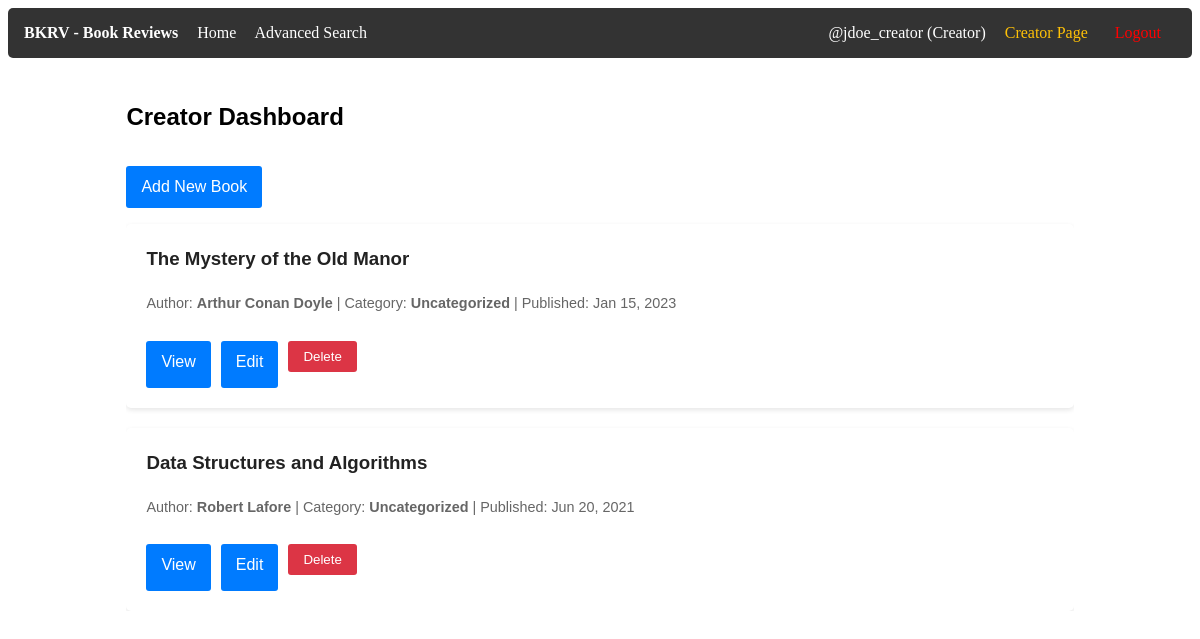
The app's page /NetBeansProject/CreatorPage.php (signed in), older data.
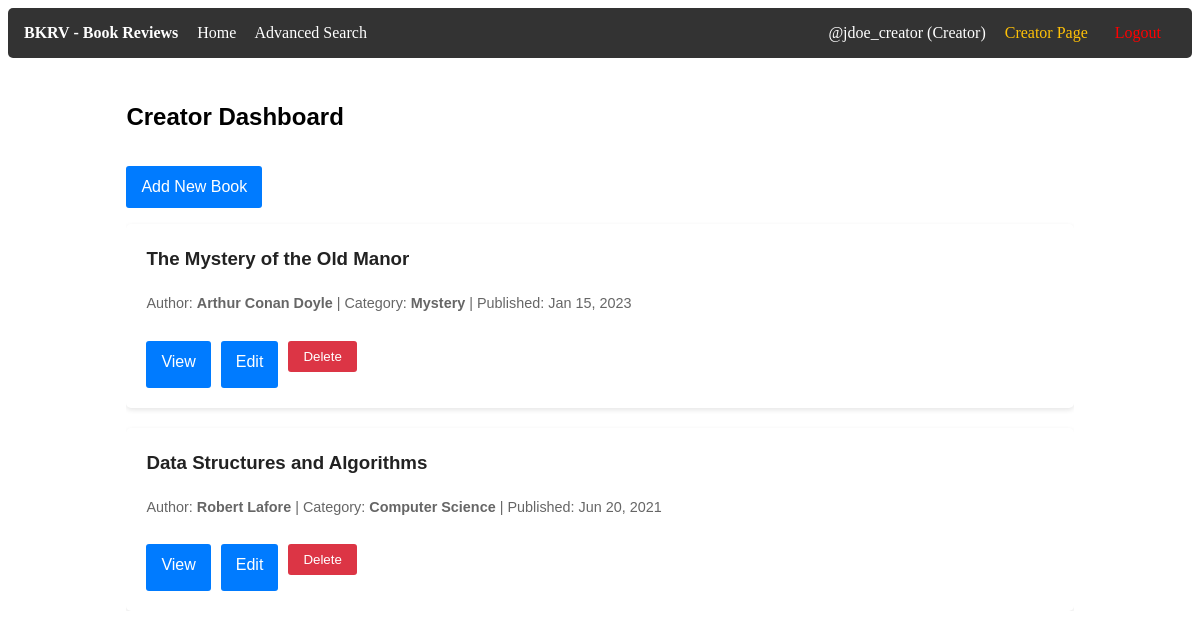
The same page, newer data.
### tables this page shows
CREATE TABLE dbProj_books
(
    book_id INT AUTO_INCREMENT NOT NULL,

    creator_id INT NULL,

    title VARCHAR(255) NOT NULL,
    author_name VARCHAR(255) NOT NULL,

    short_description VARCHAR(500) NOT NULL,

    category VARCHAR(100) NULL,

    image_url VARCHAR(255) NULL,
    media_url VARCHAR(255) NULL,

    publish_date DATETIME DEFAULT CURRENT_TIMESTAMP,

    created_at TIMESTAMP DEFAULT CURRENT_TIMESTAMP,
    updated_at TIMESTAMP DEFAULT CURRENT_TIMESTAMP
               ON UPDATE CURRENT_TIMESTAMP,

    PRIMARY KEY (book_id),

    INDEX idx_creator (creator_id),
    INDEX idx_author (author_name),
    INDEX idx_category (category),
    INDEX idx_publish_date (publish_date),

    FULLTEXT KEY fx_search_idx
    (
        title,
        author_name,
        short_description,
        category
    ),

    CONSTRAINT FK_dbProj_users_TO_dbProj_books
    FOREIGN KEY (creator_id)
    REFERENCES dbProj_users(user_id)
    ON DELETE SET NULL
    ON UPDATE CASCADE

);

### NetBeansProject/CreatorPage.php (the view, shortened to what this page needs)
<?php
include 'PageHeader.php';
$creator_id = $_SESSION['user_id'];
$query = "SELECT book_id, title, author_name, category, publish_date
          FROM dbProj_books
          WHERE creator_id = ?
          ORDER BY publish_date DESC";
$stmt = mysqli_prepare($conn, $query);
mysqli_stmt_bind_param($stmt, "i", $creator_id);
mysqli_stmt_execute($stmt);
$result = mysqli_stmt_get_result($stmt);
?>
<div class="hp-container">
    <h2>Creator Dashboard</h2>
    <p>
        <a href="AddBook.php" class="hp-view-more-btn">Add New Book</a>
    </p>
    <div class="hp-book-list">
        <?php if ($result && mysqli_num_rows($result) > 0): ?>
            <?php while ($row = mysqli_fetch_assoc($result)): ?>
                <div class="hp-book-card">
                    <div class="hp-book-details">
                        <h3 class="hp-book-title">
                            <?php echo htmlspecialchars($row['title']); ?>
                        </h3>
                        <div class="hp-meta-info">
                            Author:
                            <strong><?php echo htmlspecialchars($row['author_name']); ?></strong>
                            |
                            Category:
                            <strong><?php echo htmlspecialchars($row['category'] ?? 'Uncategorized'); ?></strong>
                            |
                            Published:
                            <?php echo date('M d, Y', strtotime($row['publish_date'])); ?>
                        </div>
                        <div style="margin-top: 15px; display:flex; gap:10px; flex-wrap:wrap;">
                            <a href="BookComments.php?id=<?php echo $row['book_id']; ?>" class="hp-view-more-btn">View</a>
                            <a href="EditBook.php?id=<?php echo $row['book_id']; ?>" class="hp-view-more-btn">Edit</a>
                            <form method="POST" style="display:inline;" onsubmit="return confirm('Are you sure you want to delete this book?');">
                                <button type="submit" class="hp-view-more-btn" style="background:#dc3545;border:none;cursor:pointer;">
                                    Delete
                                </button>
                            </form>
                        </div>
                    </div>
                </div>
            <?php endwhile; ?>
        <?php else: ?>
            <p>You have not uploaded any books yet.</p>
        <?php endif; ?>
    </div>
</div>

Row changes from the older to the newer data that the page shows:
changed dbproj_books "The Mystery of the Old Manor": category "Uncategorized" → "Mystery"
changed dbproj_books "Data Structures and Algorithms": category "Uncategorized" → "Computer Science"
